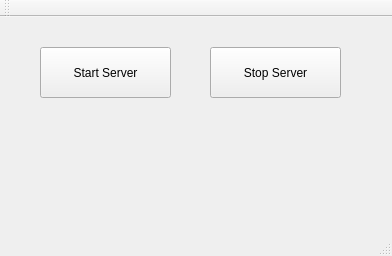
<?xml version="1.0" encoding="UTF-8"?>
<ui version="4.0">
 <class>MainWindow</class>
 <widget class="QMainWindow" name="MainWindow">
  <property name="geometry">
   <rect>
    <x>0</x>
    <y>0</y>
    <width>392</width>
    <height>256</height>
   </rect>
  </property>
  <property name="windowTitle">
   <string>MainWindow</string>
  </property>
  <widget class="QWidget" name="centralWidget">
   <widget class="QPushButton" name="btn_start">
    <property name="geometry">
     <rect>
      <x>40</x>
      <y>30</y>
      <width>131</width>
      <height>51</height>
     </rect>
    </property>
    <property name="text">
     <string>Start Server</string>
    </property>
   </widget>
   <widget class="QPushButton" name="btn_end">
    <property name="geometry">
     <rect>
      <x>210</x>
      <y>30</y>
      <width>131</width>
      <height>51</height>
     </rect>
    </property>
    <property name="text">
     <string>Stop Server</string>
    </property>
   </widget>
   <widget class="QLabel" name="lbl_status">
    <property name="geometry">
     <rect>
      <x>40</x>
      <y>110</y>
      <width>301</width>
      <height>61</height>
     </rect>
    </property>
    <property name="text">
     <string/>
    </property>
   </widget>
  </widget>
  <widget class="QMenuBar" name="menuBar">
   <property name="geometry">
    <rect>
     <x>0</x>
     <y>0</y>
     <width>392</width>
     <height>22</height>
    </rect>
   </property>
  </widget>
  <widget class="QToolBar" name="mainToolBar">
   <attribute name="toolBarArea">
    <enum>TopToolBarArea</enum>
   </attribute>
   <attribute name="toolBarBreak">
    <bool>false</bool>
   </attribute>
  </widget>
  <widget class="QStatusBar" name="statusBar"/>
 </widget>
 <layoutdefault spacing="6" margin="11"/>
 <resources/>
 <connections/>
</ui>
